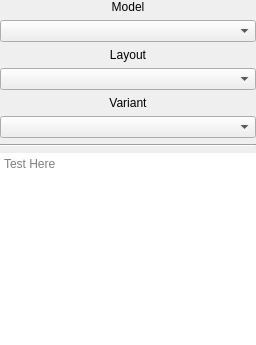
          <widget class="QWidget" name="page_keyboard">
           <layout class="QVBoxLayout" name="verticalLayout_4">
            <property name="leftMargin">
             <number>0</number>
            </property>
            <property name="topMargin">
             <number>0</number>
            </property>
            <property name="rightMargin">
             <number>0</number>
            </property>
            <property name="bottomMargin">
             <number>0</number>
            </property>
            <item>
             <widget class="QLabel" name="label_21">
              <property name="text">
               <string>Model</string>
              </property>
              <property name="alignment">
               <set>Qt::AlignCenter</set>
              </property>
             </widget>
            </item>
            <item>
             <widget class="QComboBox" name="combo_key_model">
              <property name="frame">
               <bool>true</bool>
              </property>
             </widget>
            </item>
            <item>
             <widget class="QLabel" name="label_22">
              <property name="text">
               <string>Layout</string>
              </property>
              <property name="alignment">
               <set>Qt::AlignCenter</set>
              </property>
             </widget>
            </item>
            <item>
             <widget class="QComboBox" name="combo_key_layout"/>
            </item>
            <item>
             <widget class="QLabel" name="label_23">
              <property name="text">
               <string>Variant</string>
              </property>
              <property name="alignment">
               <set>Qt::AlignCenter</set>
              </property>
             </widget>
            </item>
            <item>
             <widget class="QComboBox" name="combo_key_variant"/>
            </item>
            <item>
             <widget class="Line" name="line">
              <property name="orientation">
               <enum>Qt::Horizontal</enum>
              </property>
             </widget>
            </item>
            <item>
             <widget class="QPlainTextEdit" name="keyboard_test">
              <property name="frameShape">
               <enum>QFrame::NoFrame</enum>
              </property>
              <property name="placeholderText">
               <string>Test Here</string>
              </property>
             </widget>
            </item>
           </layout>
          </widget>
